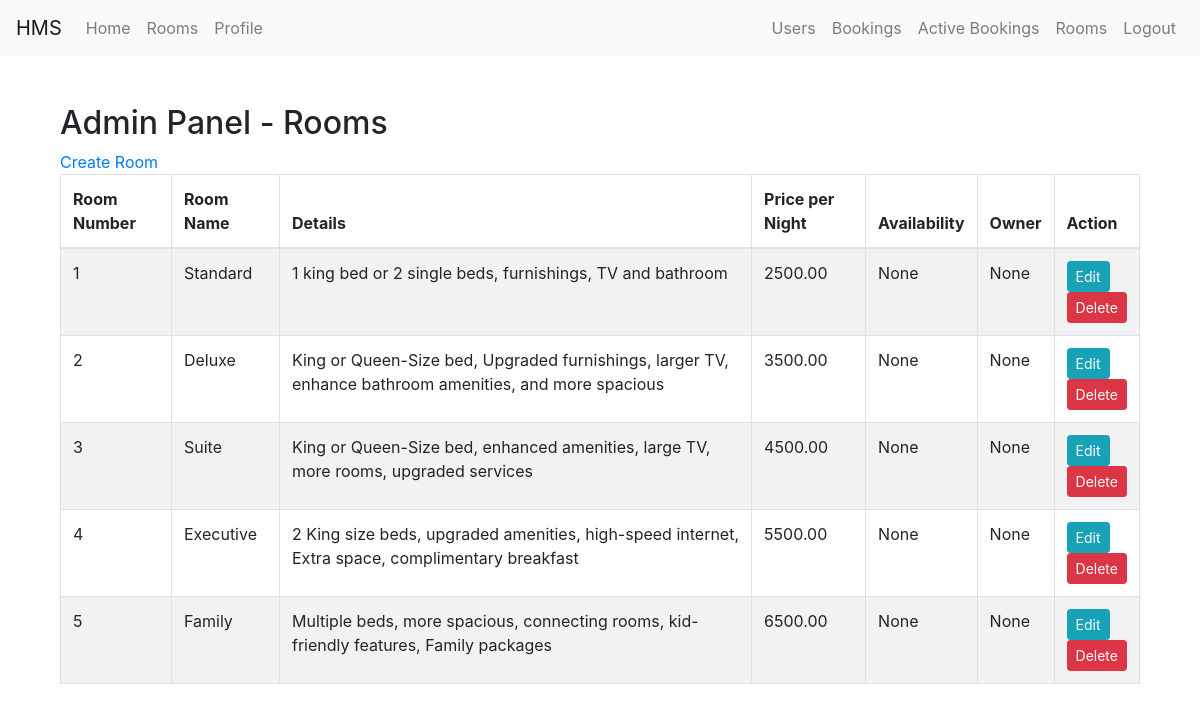
The page /rooms/ (signed in) on the database its author committed.
### accounts/models.py (models this page shows, shortened)
class Room(models.Model):
    room_img = models.ImageField(upload_to='room_img/', blank=True)
    room_number = models.CharField(max_length=10, unique=True)
    room_name = models.CharField(max_length=10, unique=True)
    details = models.TextField(max_length=500)
    price_per_night = models.DecimalField(max_digits=10, decimal_places=2)
    is_available = models.BooleanField(default=True)
    owner = models.ForeignKey(CustomUser, on_delete=models.SET_NULL, null=True, blank=True, related_name='owned_rooms')
    check_in_date = models.DateField(blank=True, null=True)
    check_out_date = models.DateField(blank=True, null=True)
    def calculate_fee(self):
        if self.check_in_date and self.check_out_date:
            duration = self.check_out_date - self.check_in_date
            total_fee = duration.days * self.price_per_night
            return total_fee
        return None

### accounts/views.py (the view)
# urls.py: path('rooms/', Rooms, name='Rooms'),
@login_required(login_url='LoginPage')
@user_passes_test(is_admin, login_url='HomePage')
def Rooms(request):
    rooms = Room.objects.all()
    context = {
        'rooms': rooms,
    }
    return render(request, 'admin/rooms.html', context)

### accounts/models.py (called while the page is built)
    @property
    def is_staff(self):
        return self.staff

    @property
    def is_admin(self):
        return self.admin

    @property
    def is_active(self):
        return self.active

### accounts/views.py (called while the page is built)
def is_admin(user):
    return user.is_authenticated and user.is_admin

### templates/admin/rooms.html (shortened to what this page needs)
{% extends 'base.html' %}
{% block content %}
    <div class="container mt-5">
        <h2>Admin Panel - Rooms</h2>  <a href="/createroom">Create Room</a>
        <table class="table table-bordered table-striped">
            <thead>
                <tr>
                    <th>Room Number</th>
                    <th>Room Name</th>
                    <th>Details</th>
                    <th>Price per Night</th>
                    <th>Availability</th>
                    <th>Owner</th>
                    <th>Action</th>
                </tr>
            </thead>
            <tbody>
                {% for room in rooms %}
                        <tr>
                            <td>{{ room.room_number }}</td>
                            <td>{{ room.room_name }}</td>
                            <td>{{ room.details }}</td>
                            <td>{{ room.price_per_night }}</td>
                            <td>{{ room.calculate_fee }}</td>
                            <td>{{ room.owner }}</td>
                            <td>
                                <form method="post" action="{% url 'edit_room' room.id %}">
                                    <button type="submit" class="btn btn-info btn-sm">Edit</button>
                                </form>
                                <form method="post" action="{% url 'delete_room' room.id %}">
                                    <button type="submit" class="btn btn-danger btn-sm">Delete</button>
                                </form>
                            </td>
                        </tr>
                {% endfor %}
            </tbody>
        </table>
    </div>
{% endblock %}

### rows shown on the page
Room: room_number "1", room_name "Standard", details "1 king bed or 2 single beds, furnishings, TV and bathroom", price_per_night "2500.00", calculate_fee "None", owner "None"
Room: room_number "2", room_name "Deluxe", details "King or Queen-Size bed, Upgraded furnishings, larger TV, enhance bathroom amenities, and more spacious", price_per_night "3500.00", calculate_fee "None", owner "None"
Room: room_number "3", room_name "Suite", details "King or Queen-Size bed, enhanced amenities, large TV, more rooms, upgraded services", price_per_night "4500.00", calculate_fee "None", owner "None"
Room: room_number "4", room_name "Executive", details "2 King size beds, upgraded amenities, high-speed internet, Extra space, complimentary breakfast", price_per_night "5500.00", calculate_fee "None", owner "None"
Room: room_number "5", room_name "Family", details "Multiple beds, more spacious, connecting rooms, kid-friendly features, Family packages", price_per_night "6500.00", calculate_fee "None", owner "None"
